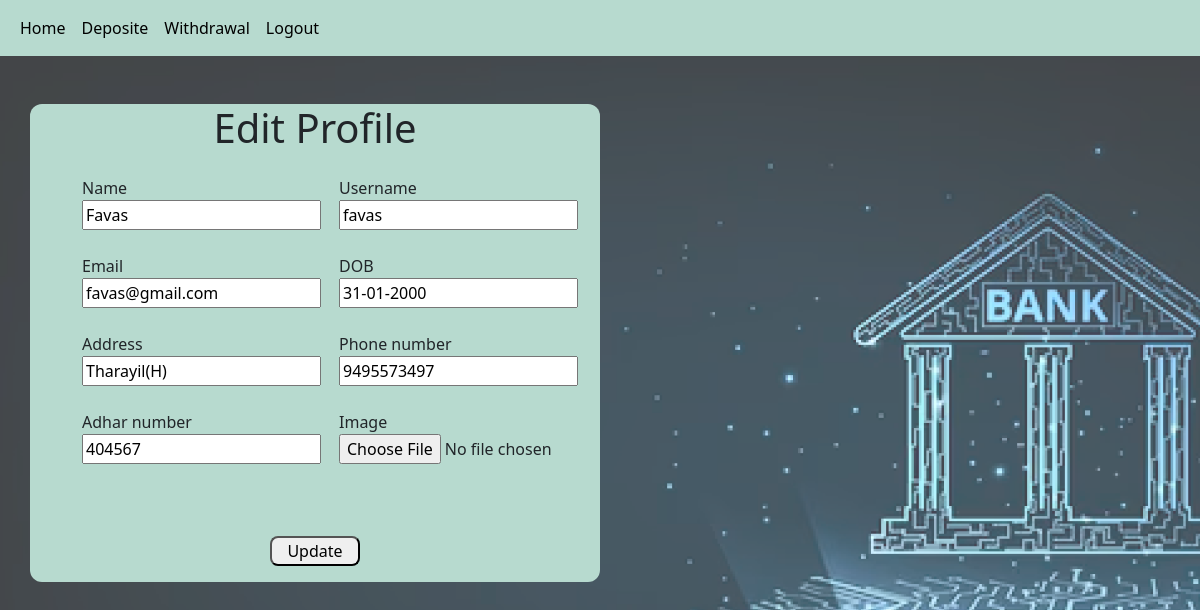
Page /edit_profile (signed in) on the committed database.
### app1/models.py (models this page shows)
class Customs(AbstractUser):
    account_no = models.IntegerField(null=True,blank=True)
    bank = models.CharField(max_length=50)
    branch = models.CharField(max_length=50)
    ifsc_code = models.IntegerField(null=True,blank=True)
    pincode = models.IntegerField(null=True,blank=True)
    acnt_no = models.IntegerField(null=True,blank=True)
    amount = models.IntegerField(null=True,blank=True)
    phone_no = models.IntegerField(null=True,blank=True)
    address = models.CharField(max_length=50)
    adhar_no = models.IntegerField(null=True,blank=True)
    pancard_no = models.IntegerField(null=True,blank=True)
    image = models.FileField()
    dob = models.CharField(max_length=50)
    user_type = models.CharField(max_length=50)

### app1/views.py (the view)
# urls.py: path('edit_profile',views.edit_profile),
def edit_profile(request):
    data = Customs.objects.get(id=request.user.id)
    if request.method == "POST":
        data.first_name = request.POST['first_name']
        data.email =  request.POST['email']
        data.address =  request.POST['address']
        data.adhar_no =  request.POST['adhar_no']
        data.username =  request.POST['username']
        data.dob =  request.POST['dob']
        data.phone_no =  request.POST['phone_no']
        if 'image' in request.FILES:
            data.image =  request.FILES['image']
        data.save()
        return redirect(user_profile)
    else:
        return render(request,'user/edit_profile.html',{'data':data})

### template/user/edit_profile.html (shortened to what this page needs)
<html lang="en">
<head>
    {% load static %}
    <link href="https://cdn.jsdelivr.net/npm/bootstrap@5.3.3/dist/css/bootstrap.min.css" rel="stylesheet">
</head>
<body>
    <div class="mainav">
      <nav class="navbar navbar-expand-lg  mainav">
        <div class="container-fluid">
          <div class="collapse navbar-collapse" id="navbarNavAltMarkup">
            <div class="navbar-nav">
              <a class="nav-link active" aria-current="page" href="user_home">Home</a>
              <a class="nav-link active" aria-current="page" href="deposite">Deposite</a>
              <a class="nav-link active" aria-current="page" href="withraw">Withdrawal</a>
              <a class="nav-link active" aria-current="page" href="userlogout">Logout</a>
            </div>
          </div>
        </div>
      </nav>
    </div>
    <div class="container">
      <div class="row">
      <div style="background-color: #B7DACF;border-radius: 12px;" class="col-6 mt-5 ">
        <div>
            <h1 class="text-center">Edit Profile</h1>
            <form action="edit_profile" method="post" enctype="multipart/form-data">
                <div class="containerpt-5 pb-5 ms-4 mt p-3 ">
                    <div class="row">
                      <div class="col-6">
                        <label>Name</label><br>
                        <input type="text" name="first_name" value="{{ data.first_name }}"><br><br>
                        <label>Email</label><br>
                        <input type="email" name="email" value="{{ data.email }}"><br><br>
                        <label>Address</label><br>
                        <input type="text" name="address" value="{{ data.address }}"><br><br>
                        <label>Adhar number</label><br>
                        <input type="number" name="adhar_no" value="{{ data.adhar_no }}"><br><br>
                      </div>
                      <div class="col-6 ">
                        <label>Username</label><br>
                        <input type="text" name="username" value="{{ data.username }}"><br><br>
                        <label>DOB</label><br>
                        <input type="text" name="dob" value="{{ data.dob }}"><br><br>
                        <label>Phone number</label><br>
                        <input type="number" name="phone_no" value="{{ data.phone_no }}"><br><br>
                        <label>Image</label><br>
                        <input type="file" name="image" value="{{ data.image }}">
                      </div>
                    </div>
                </div>
                <div class="text-center">
                    <input style="padding-left:15px;padding-right:15px;border-radius: 8px;"  type="submit" value="Update">
                </div>
            </form>
        </div>
      </div>
      </div>
    </div>
</body>
</html>

### rows in the picture
Customs: first_name "Favas", email "favas@gmail.com", address "Tharayil(H)", adhar_no "404567", username "favas", dob "31-01-2000", phone_no "9495573497"
